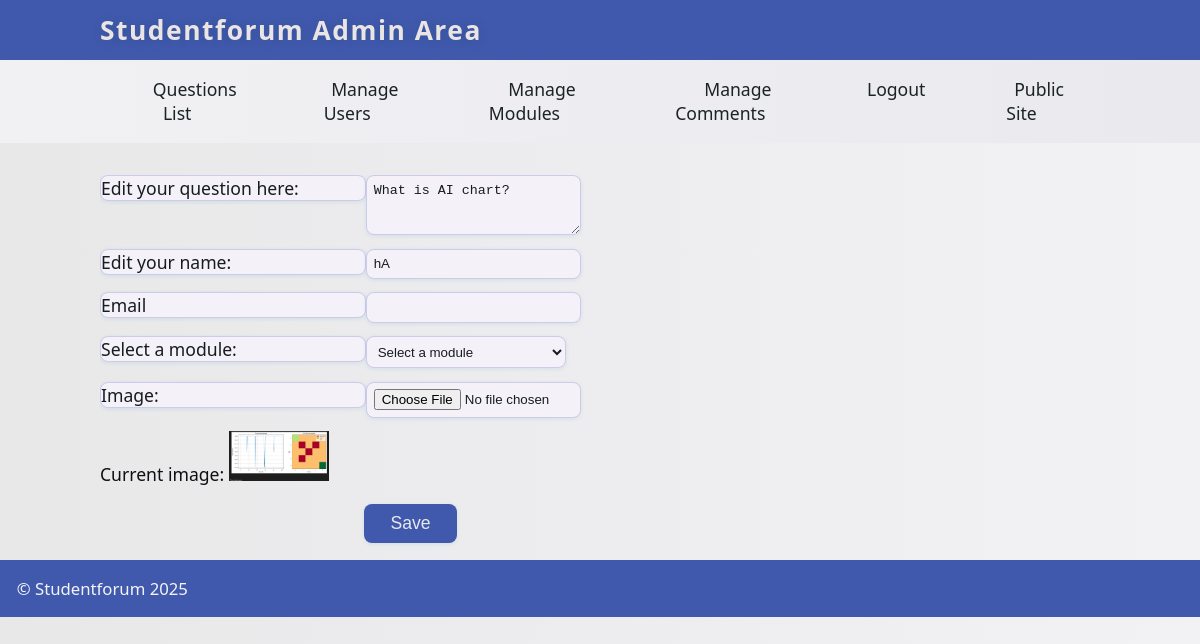
Page /courssee/admin/editquestion.php?id=86 on the committed database.
### tables this page shows
CREATE TABLE `questions` (
  `ID` int(11) NOT NULL,
  `questiontext` text DEFAULT NULL,
  `questiondate` date DEFAULT NULL,
  `image` varchar(255) DEFAULT NULL,
  `users_id` int(11) DEFAULT NULL,
  `moduleid` int(11) DEFAULT NULL,
  `questiontime` time DEFAULT NULL,
  `username` text NOT NULL
);

### courssee/admin/editquestion.php (called while the page is built, shortened)
<?php
include '../includes/DatabaseConnection.php';
include '../includes/DatabaseFunction.php';
try {
    if (isset($_POST['questiontext'])) {
        $errors = validateQuestion(
            $_POST['questiontext'],
            $_POST['username'] ?? '',
            $_POST['users_email'] ?? '',
            $_POST['modules'] ?? ''
        );
        if (empty($errors)) {
            $imagePath = null;
            if (!empty($_FILES['image'])) {
                try {
                    $imagePath = handleImageUpload($_FILES['image']);
                } catch (Exception $e) {
                    $errors[] = $e->getMessage();
                }
            }
            if (empty($errors)) {
                $usersid = $_POST['users'] ?? null;
                $username = $_POST['username'] ?? '';
                updateQuestion($pdo, $_POST['questionid'], $_POST['questiontext'], $usersid, $_POST['modules'], $imagePath, $username);
                header('Location: questions.php');
                exit();
            }
        }
        if (!empty($errors)) {
            $question = getQuestionById($pdo, $_POST['questionid']);
            $modules = getAllModules($pdo);
            $title = 'Error Editing Question';
            $errorOutput = '<div class="errors"><ul>';
            foreach ($errors as $error) {
                $errorOutput .= '<li>' . htmlspecialchars($error) . '</li>';
            }
            $errorOutput .= '</ul></div>';
        }
    } else {
        $question = getQuestionById($pdo, $_GET['id']);
    }
    include '../templates/editquestion.html.php';
} catch (PDOException $e) {
    $title = 'An error has occurred';
    $output = 'Error editing question: ' . $e->getMessage();
}
include '../templates/admin_layout.html.php';

### courssee/includes/DatabaseFunction.php (called while the page is built, shortened)
<?php
function query($pdo, $sql, $parameters = [])
{
    if (empty($parameters)) {
        $query = $pdo->query($sql);
        $query->execute();
    } else {
        $query = $pdo->prepare($sql);
        $query->execute($parameters);
    }
    return $query;
}
function getQuestionById($pdo, $id) {
    $parameters = [':id' => $id];
    $query = query($pdo, 'SELECT * FROM questions WHERE id = :id', $parameters);
    return $query->fetch();
}
function getImagePath($imagePath) {
    $currentDir = basename(dirname($_SERVER['SCRIPT_NAME']));
    if ($currentDir === 'admin') {
        return '../' . $imagePath;
    } else {
        return $imagePath;
    }
}
?>

### courssee/templates/editquestion.html.php (the view, shortened to what this page needs)
<form method="post" enctype="multipart/form-data">
    <label for='questiontext'>Edit your question here:</label>
    <textarea id="questiontext" name="questiontext" rows="3" cols="40"><?php
    if (is_array($question) && isset($question['questiontext'])) {
        echo htmlspecialchars($question['questiontext'], ENT_QUOTES, 'UTF-8');
    }
    ?></textarea>
    <label for='username'>Edit your name:</label>
    <input type="text" id="username" name="username" value="<?php
        if (isset($_POST['username'])) {
            echo htmlspecialchars($_POST['username'], ENT_QUOTES, 'UTF-8');
        } elseif (isset($question['username'])) {
            echo htmlspecialchars($question['username'], ENT_QUOTES, 'UTF-8');
        }
    ?>">
    <label for="users_email"> Email</label>
    <input type="email" id="users_email" name="users_email" value="<?php
    ?>">
    <label for="modules">Select a module:</label>
    <select name="modules" id="modules">
        <option value="">Select a module</option>
    </select>
    <label for="image">Image:</label>
    <input type="file" name="image" id="image" accept="image/*">
    <?php if (!empty($question['image'])): ?>
        <p>Current image: <img src="<?php echo htmlspecialchars(getImagePath($question['image']), ENT_QUOTES, 'UTF-8'); ?>" style="max-width:100px;"></p>
    <?php endif; ?>
    <input class="button-a-question" type="submit" name="submit" value="Save">
</form>

### courssee/questions.css (style rules this page uses)
* { margin: 0; padding: 0; }
body { font-family: 'Segoe UI', Arial, Helvetica, sans-serif; background: linear-gradient(90deg, #e8e8e9 0%, #f2f2f5 100%); font-size: 1.1em; color: #0f0e13; min-height: 100vh; }
p { margin-bottom: 1em; }
input, label, select, textarea { float: left; width: 15em; margin-bottom: 1em; padding: 0.5em; border-radius: 8px; border: 1px solid #cdcaea; background: #f4f2f8; color: #161c1f; box-shadow: 0 1px 4px #2b8db322; }
label { clear: left; padding: 0; margin: 0; }
input[type="submit"] { margin-left: 15em; width: auto; padding: 0.5em 1.5em; clear: both; font-size: 1em; background: #4059ad; color: #e5eaec; border: none; border-radius: 8px; cursor: pointer; transition: background 0.2s, color 0.2s; box-shadow: 0 1px 4px #2b8db322; }
input[type = "submit"].button-a-question { background: #4059ad; }
form { overflow: auto; clear: both; display: block; }
form p { clear: both; }

### rows in the picture
questions: questiontext "What is AI chart?", username "hA", image (picture)
